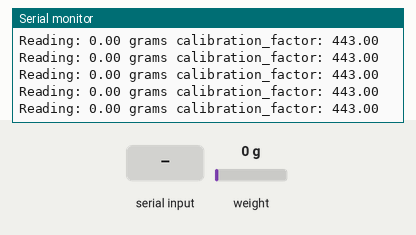
Simulated run of this sketch. Board: Arduino Uno, built with avr-gcc and run on an emulated ATmega328P. Shown: the last lines printed to the serial monitor. The inputs (shaded band) are chosen by the test bench; at power-on: weight on the scale 0 g.

Above: at 3.3 s.
3.4 s: weight on the scale set to 100 g
At 3.4 s:
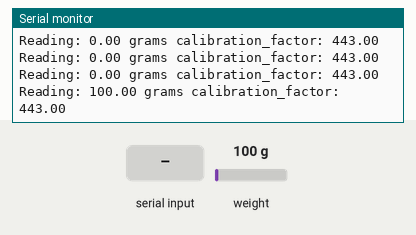
6.4 s: "+" received over Serial
At 6.54 s:
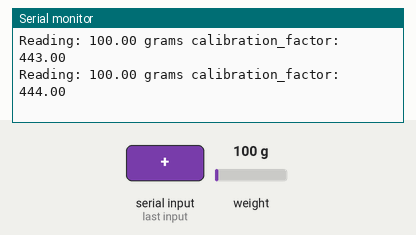
9.4 s: weight on the scale set to 1250 g
At 9.48 s:
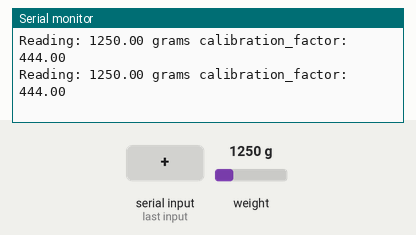
12.4 s: "a" received over Serial
At 12.52 s:
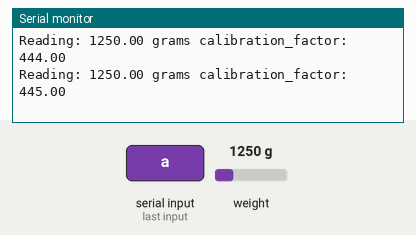
Timing chart, 0 to 14.9 s (numbered marks = the images above; inputs shaded):
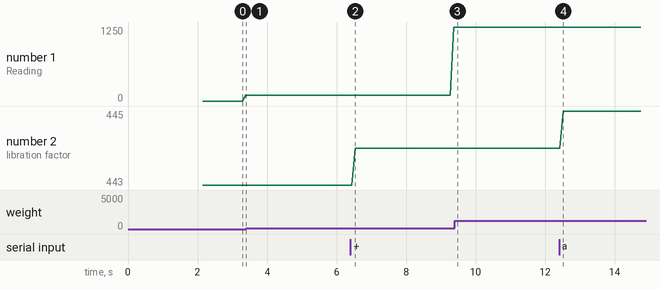

Measured:
- after the input at 6.4 s, the serial monitor: prints a new line after 0.14 s (image 2)
- after the input at 9.4 s, the serial monitor: prints a new line after 0.08 s (image 3)
- after the input at 12.4 s, the serial monitor: prints a new line after 0.12 s (image 4)
- plotted number 1: 100 → 1250 after the input at 6.4 s
- plotted number 2: 443 → 444 after the input at 6.4 s, 444 → 445 after the input at 12.4 s

The sketch:

calibration.ino
```cpp
/*
 Setup your scale and start the sketch WITHOUT a weight on the scale
 Once readings are displayed place the weight on the scale
 Press +/- or a/z to adjust the calibration_factor until the output readings match the known weight
 Arduino pin 5 -> HX711 CLK
 Arduino pin 6 -> HX711 DOUT
 Arduino pin 5V -> HX711 VCC
 Arduino pin GND -> HX711 GND
*/

#include "HX711.h"

HX711 scale(6, 5);

float calibration_factor = 443; // this calibration factor is adjusted according to my load cell
float units;
float ounces;

void setup() {
  Serial.begin(9600);
  Serial.println("HX711 calibration sketch");
  Serial.println("Remove all weight from scale");
  Serial.println("After readings begin, place known weight on scale");
  Serial.println("Press + or a to increase calibration factor");
  Serial.println("Press - or z to decrease calibration factor");

  scale.set_scale();
  scale.tare();  //Reset the scale to 0

  long zero_factor = scale.read_average(); //Get a baseline reading
  Serial.print("Zero factor: "); //This can be used to remove the need to tare the scale. Useful in permanent scale projects.
  Serial.println(zero_factor);
}

void loop() {

  scale.set_scale(calibration_factor); //Adjust to this calibration factor

  Serial.print("Reading: ");
  units = scale.get_units(), 10;
  if (units < 0)
  {
    units = 0.00;
  }
  ounces = units * 0.035274;
  Serial.print(units);
  Serial.print(" grams");
  Serial.print(" calibration_factor: ");
  Serial.print(calibration_factor);
  Serial.println();

  if(Serial.available())
  {
    char temp = Serial.read();
    if(temp == '+' || temp == 'a')
      calibration_factor += 1;
    else if(temp == '-' || temp == 'z')
      calibration_factor -= 1;
  }
}
```
